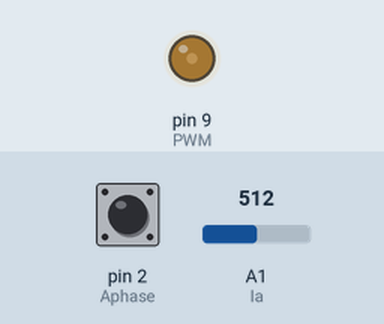
The sketch below on a simulated Arduino Uno, built with avr-gcc and run on an emulated ATmega328P. On the bench: output pins drawn as LEDs (lit = HIGH). The inputs (shaded band) are chosen by the test bench; at power-on: pin 2 (Aphase) HIGH, A1 (Ia) = 512. What the sketch prints to the serial monitor is not drawn.

Above: at 0.05 s.
At 0.6 s:
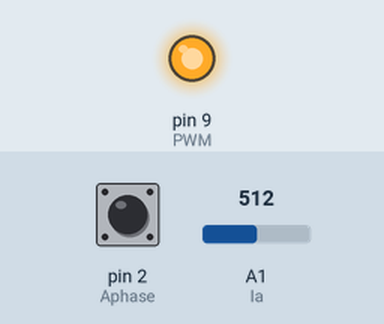
Timing chart, 0 to 2.1 s (numbered marks = the images above):
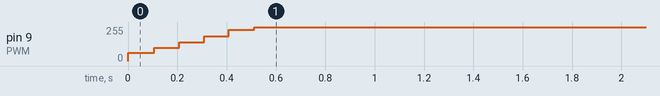

The sketch:

main.ino
```cpp
#include <PID_v1.h>

#define Aphase 2
#define Bphase 3
#define Ia A1
#define PWM 9

// biến cần để đọc encoder -> tốc độ rpm
int rpm;
int encoderCount = 0;
const int interrupt0 = 0;

// thời gian đọc và trích mẫu tốc độ
int timecho = 100;
unsigned long long thoigian;
unsigned long long hientai = 0;

// các thông số PID cho bộ PID tốc độ (vòng ngoài)
double speedSetpoint = 50.0, speedInput, speedOutput;
double speedKp = 0.8, speedKi = 4, speedKd = 0;

// các thông số PID cho bộ PID dòng điện (vòng trong)
double& currentSetpoint = speedOutput;
double currentInput, currentOutput;
double currentKp = 0.8, currentKi = 2.5, currentKd = 0;

// 2 bộ PID mạch vòng dòng điện và mạch vòng tốc độ; điều khiển cascade
PID currentPID(&currentInput, &currentOutput, &currentSetpoint, currentKp, currentKi, currentKd, DIRECT);
PID speedPID(&speedInput,&speedOutput,&speedSetpoint, speedKp, speedKi, speedKd, DIRECT);

void setup()
{
  Serial.begin(19200);

  pinMode(Aphase, INPUT_PULLUP);
  pinMode(Bphase, INPUT_PULLUP);
  attachInterrupt(interrupt0, countPulse, RISING);

  // thiết lập bộ PID dòng
  currentPID.SetMode(AUTOMATIC);
  currentPID.SetTunings(currentKp, currentKi, currentKd);

  // thiết lập bộ PID tốc độ
  speedPID.SetMode(AUTOMATIC);
  speedPID.SetTunings(speedKp, speedKi, speedKd);
  TCCR1B = TCCR1B & B11111000 | B00000010;  // Set tan so xung PWM fsw = 3kHz
  pinMode(PWM, OUTPUT);
}

// Hàm ngắt đếm xung cho encoder để đo tốc độ
void countPulse()
{
  if(digitalRead(Bphase) == LOW)
    encoderCount++;
  else
    encoderCount--;
}


void loop()
{
  // đọc Encoder mỗi 100ms
  thoigian = millis();
  if (thoigian - hientai > timecho) //millis thay delay
  {
    hientai = thoigian;
    rpm = int((encoderCount/(300.0*0.1))*60.0);
        /*
         * Đĩa encoder có 300 xung, chúng ta đo được 120 xung/0.1s
         * vậy lấy 120/(300*0.1) = x vòng/s
         * ta được: x*60 = số vòng quay / phút (RPM)
         */
    encoderCount = 0;
  }

  // Tính toán bộ PID
  speedInput = rpm;
  speedPID.Compute();
  currentInput = analogRead(Ia)/1023.0;
  currentPID.Compute();
  Serial.println(currentOutput);
  analogWrite(PWM, currentOutput);
}
```

Measured:
- by itself, pin 9 (PWM): moves from 0/255 to 255/255 over 0.51 s
